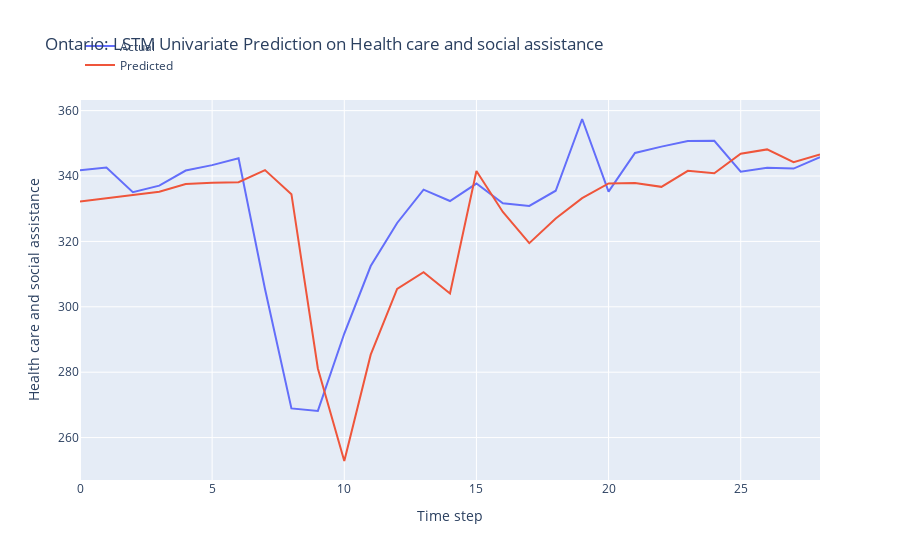

Notebook code cell kept with this figure:
### Markdown cell above
LSTM Model Development

### Code cell
n_features = 1
X_train = X_train.reshape(X_train.shape[0], X_train.shape[1], n_features)

# define model
model = Sequential()
model.add(LSTM(50, activation='relu', input_shape=(n_steps, n_features)))
model.add(Dense(1))

# model = Sequential()
# model.add(LSTM(100, activation='relu', input_shape=(n_steps, n_features), kernel_regularizer=L2(0.001), return_sequences=True))
# model.add(LSTM(50, activation='relu', kernel_regularizer=L2(0.01)))
# model.add(Dense(1))

def r_squared(y_true, y_pred):
    SS_res =  K.sum(K.square(y_true - y_pred)) 
    SS_tot = K.sum(K.square(y_true - K.mean(y_true))) 
    return ( 1 - SS_res/(SS_tot + K.epsilon()) )

# Compile the model
model.compile(optimizer='adam', 
              loss='mse',
              metrics=[r_squared])

early_stopping = EarlyStopping(monitor='loss', patience=5, restore_best_weights=True)

# fit model
history = model.fit(X_train, y_train, 
          epochs = 20,
          batch_size = 32,
          verbose = 0,
          callbacks=[early_stopping])

# Obtain the MSE and R-squared from the last epoch
last_epoch_mse = history.history['loss'][-1]
last_epoch_r_squared = history.history['r_squared'][-1]

# Print the MSE and R-squared
print("Mean Squared Error (MSE) from the last epoch:", last_epoch_mse)
print("R-squared from the last epoch:", last_epoch_r_squared)

# plot loss and r2 score
plt.figure(figsize=(10, 6))

# Plot train loss
plt.plot(history.history['loss'], label='Train Loss')

# Plot train R-squared score
plt.plot(history.history['r_squared'], label='Train R2')

plt.title('Model Training Loss and R-squared Score')
plt.xlabel('Epochs')
plt.ylabel('Value')
plt.legend()
plt.grid(True)
plt.show()

# Evaluate the model
loss = model.evaluate(X_test, y_test)
print("MSE and R_squared:", loss)

# make prediction on test data
X_test = X_test.reshape(X_test.shape[0], X_test.shape[1], n_features)
y_pred = model.predict(X_test)

# Print the first 5 predictions and actual values
print("Predictions:")
flattened_predictions = [pred[0] for pred in y_pred[:10]]
print(flattened_predictions)
# print(y_pred[:10].tolist())
print("Actual values:")
rounded_actual_values = [round(value, len(str(prediction).split('.')[1])) for value, prediction in zip(y_test[:10], flattened_predictions)]
print(rounded_actual_values)

# plot the actual and predicted values for test data
trace1 = go.Scatter(x=np.arange(len(y_test)), y=y_test.flatten(), mode='lines', name='Actual')
trace2 = go.Scatter(x=np.arange(len(y_pred)), y=y_pred.flatten(), mode='lines', name='Predicted')

# Create layout
layout = go.Layout(
    title='Ontario: LSTM Univariate Prediction on Health care and social assistance',
    xaxis=dict(title='Time step'),
    yaxis=dict(title='Health care and social assistance'),
    legend=dict(x=0, y=1.18)
)

# Create figure
fig = go.Figure(data=[trace1, trace2], layout=layout)

# Show plot
fig.show()

### Figure 1 — Plotly figure (JSON) as saved in the notebook; plotly's stock layout.template omitted (floating-point values rounded to 4 significant figures)
{"data": [{"mode": "lines", "name": "Actual", "type": "scatter", "x": [0, 1, 2, 3, 4, 5, 6, 7, 8, 9, 10, 11, 12, 13, 14, 15, 16, 17, 18, 19, 20, 21, 22, 23, 24, 25, 26, 27, 28], "y": [341.8, 342.6, 335.0, 337.1, 341.7, 343.3, 345.4, 305.5, 268.9, 268.2, 291.8, 312.5, 325.6, 335.8, 332.4, 337.7, 331.7, 330.9, 335.5, 357.4, 335.2, 347.1, 349.0, 350.7, 350.8, 341.3, 342.5, 342.3, 345.8]}, {"mode": "lines", "name": "Predicted", "type": "scatter", "x": [0, 1, 2, 3, 4, 5, 6, 7, 8, 9, 10, 11, 12, 13, 14, 15, 16, 17, 18, 19, 20, 21, 22, 23, 24, 25, 26, 27, 28], "y": [332.2, 333.2, 334.4, 335.2, 337.6, 338.0, 338.1, 341.8, 334.4, 281.1, 252.8, 285.4, 305.5, 310.6, 304.1, 341.6, 329.0, 319.5, 327.0, 333.2, 337.7, 337.9, 336.7, 341.6, 340.8, 346.8, 348.1, 344.2, 346.6]}], "layout": {"legend": {"x": 0, "y": 1.18}, "title": {"text": "Ontario: LSTM Univariate Prediction on Health care and social assistance"}, "xaxis": {"title": {"text": "Time step"}}, "yaxis": {"title": {"text": "Health care and social assistance"}}}}
